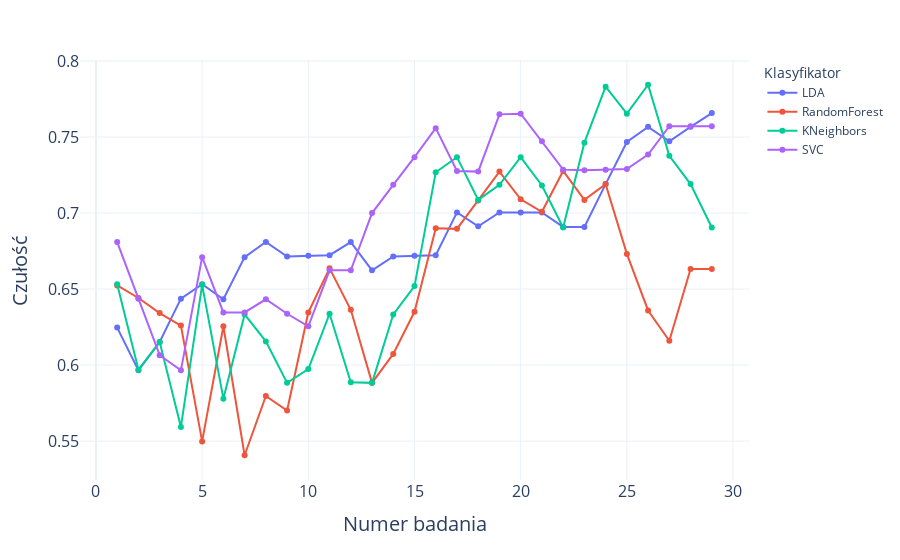

Write notebook code for a chart like this one.
### Code cell
melted_results_df = pd.melt(results_df, id_vars=['Badanie_NR'], value_vars=['LDA', 'RandomForest', 'KNeighbors', 'SVC'],
                            var_name='Klasyfikator', value_name='Dokładność')
x_label='Numer badania'
title='klasyfikacja_obserwacje_accuracy'
# Tworzymy wykres
fig = px.line(melted_results_df, x='Badanie_NR', y='Dokładność', color='Klasyfikator', markers=True, line_shape='linear')

# Dodajemy etykiety i tytuł
fig.update_layout(
    xaxis=dict(
        title=x_label,
        tickfont=dict(size=16),
        title_font=dict(size=20),
    ),
    yaxis=dict(
        title='Dokładność',
        tickfont=dict(size=16),
        title_font=dict(size=20)
    )
)

fig.update_layout(template="plotly_white")
fig.show()
fig.write_image("../images/"+title+".png", width=1000, height=600, scale=4, format="png")

### Figure 1 — Plotly figure (JSON) as saved in the notebook; plotly's stock layout.template omitted (floating-point values rounded to 4 significant figures)
{"data": [{"hovertemplate": "Klasyfikator=LDA<br>Badanie_NR=%{x}<br>Dokładność=%{y}<extra></extra>", "legendgroup": "LDA", "line": {"color": "#636efa", "dash": "solid", "shape": "linear"}, "marker": {"symbol": "circle"}, "mode": "markers+lines", "name": "LDA", "orientation": "v", "showlegend": true, "type": "scatter", "x": [1, 2, 3, 4, 5, 6, 7, 8, 9, 10, 11, 12, 13, 14, 15, 16, 17, 18, 19, 20, 21, 22, 23, 24, 25, 26, 27, 28, 29], "xaxis": "x", "y": [0.6247, 0.5965, 0.6152, 0.6437, 0.6532, 0.6433, 0.671, 0.681, 0.6714, 0.6719, 0.6723, 0.681, 0.6623, 0.6714, 0.6719, 0.6723, 0.7004, 0.6913, 0.7004, 0.7004, 0.7004, 0.6909, 0.6909, 0.719, 0.7468, 0.7567, 0.7472, 0.7567, 0.7658], "yaxis": "y"}, {"hovertemplate": "Klasyfikator=RandomForest<br>Badanie_NR=%{x}<br>Dokładność=%{y}<extra></extra>", "legendgroup": "RandomForest", "line": {"color": "#EF553B", "dash": "solid", "shape": "linear"}, "marker": {"symbol": "circle"}, "mode": "markers+lines", "name": "RandomForest", "orientation": "v", "showlegend": true, "type": "scatter", "x": [1, 2, 3, 4, 5, 6, 7, 8, 9, 10, 11, 12, 13, 14, 15, 16, 17, 18, 19, 20, 21, 22, 23, 24, 25, 26, 27, 28, 29], "xaxis": "x", "y": [0.6524, 0.6442, 0.6342, 0.626, 0.5498, 0.6255, 0.5407, 0.5797, 0.5701, 0.6346, 0.6636, 0.6364, 0.5883, 0.6074, 0.6351, 0.69, 0.6896, 0.7082, 0.7273, 0.7091, 0.7009, 0.7277, 0.7087, 0.719, 0.6732, 0.6359, 0.616, 0.6632, 0.6632], "yaxis": "y"}, {"hovertemplate": "Klasyfikator=KNeighbors<br>Badanie_NR=%{x}<br>Dokładność=%{y}<extra></extra>", "legendgroup": "KNeighbors", "line": {"color": "#00cc96", "dash": "solid", "shape": "linear"}, "marker": {"symbol": "circle"}, "mode": "markers+lines", "name": "KNeighbors", "orientation": "v", "showlegend": true, "type": "scatter", "x": [1, 2, 3, 4, 5, 6, 7, 8, 9, 10, 11, 12, 13, 14, 15, 16, 17, 18, 19, 20, 21, 22, 23, 24, 25, 26, 27, 28, 29], "xaxis": "x", "y": [0.6532, 0.597, 0.6152, 0.5593, 0.6528, 0.5779, 0.6333, 0.6156, 0.5883, 0.5974, 0.6338, 0.5887, 0.5883, 0.6333, 0.6519, 0.7268, 0.7368, 0.7087, 0.7186, 0.7368, 0.7182, 0.6905, 0.7463, 0.7831, 0.7654, 0.7844, 0.7377, 0.719, 0.6905], "yaxis": "y"}, {"hovertemplate": "Klasyfikator=SVC<br>Badanie_NR=%{x}<br>Dokładność=%{y}<extra></extra>", "legendgroup": "SVC", "line": {"color": "#ab63fa", "dash": "solid", "shape": "linear"}, "marker": {"symbol": "circle"}, "mode": "markers+lines", "name": "SVC", "orientation": "v", "showlegend": true, "type": "scatter", "x": [1, 2, 3, 4, 5, 6, 7, 8, 9, 10, 11, 12, 13, 14, 15, 16, 17, 18, 19, 20, 21, 22, 23, 24, 25, 26, 27, 28, 29], "xaxis": "x", "y": [0.681, 0.6437, 0.6065, 0.5965, 0.671, 0.6346, 0.6346, 0.6433, 0.6338, 0.6255, 0.6623, 0.6623, 0.7, 0.7186, 0.7368, 0.7558, 0.7277, 0.7273, 0.7649, 0.7654, 0.7472, 0.7286, 0.7281, 0.7286, 0.729, 0.7385, 0.7571, 0.7571, 0.7571], "yaxis": "y"}], "layout": {"legend": {"title": {"text": "Klasyfikator"}, "tracegroupgap": 0}, "margin": {"t": 60}, "xaxis": {"anchor": "y", "domain": [0, 1], "tickfont": {"size": 16}, "title": {"font": {"size": 20}, "text": "Numer badania"}}, "yaxis": {"anchor": "x", "domain": [0, 1], "tickfont": {"size": 16}, "title": {"font": {"size": 20}, "text": "Czułość"}}}}
